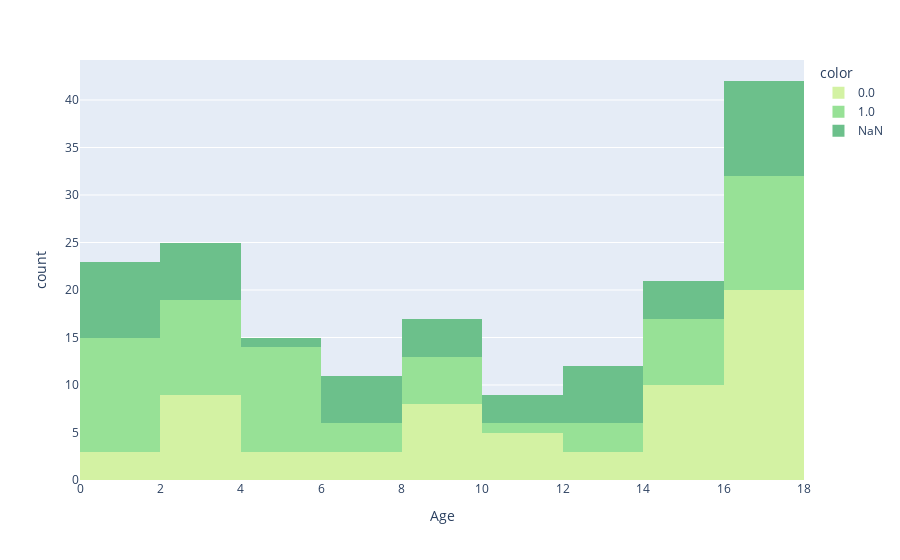

The code cell stored with this chart in its notebook:
### Markdown cell above
Look closer to kids and elder people

### Code cell
kid_index = df_final[df_final['Age'] < 18].index
fig = px.histogram(df_final.loc[kid_index], x="Age",
                   color=df.loc[kid_index]["Survived"], color_discrete_sequence=cm)
fig.show()

### Figure 1 — Plotly figure (JSON) as saved in the notebook; plotly's stock layout.template omitted (floating-point values rounded to 4 significant figures)
{"data": [{"alignmentgroup": "True", "bingroup": "x", "hovertemplate": "color=0.0<br>Age=%{x}<br>count=%{y}<extra></extra>", "legendgroup": "0.0", "marker": {"color": "rgb(211, 242, 163)", "pattern": {"shape": ""}}, "name": "0.0", "offsetgroup": "0.0", "orientation": "v", "showlegend": true, "type": "histogram", "x": [2, 14, 2, 8, 7, 11, 4, 16, 16, 14.5, 17, 2, 16, 9, 1.625, 17, 1, 4, 2.25, 13.44, 9, 2, 14.06, 17.94, 14.19, 16, 7, 16, 2, 16, 15, 3, 1, 14.06, 10, 17, 9, 14.06, 17, 17, 9, 11, 16.94, 16, 9, 2, 14, 14, 17, 11, 16, 16, 8, 16, 13.44, 6, 10, 2, 16, 17, 4, 9, 13.44, 14.88], "xaxis": "x", "yaxis": "y"}, {"alignmentgroup": "True", "bingroup": "x", "hovertemplate": "color=1.0<br>Age=%{x}<br>count=%{y}<extra></extra>", "legendgroup": "1.0", "marker": {"color": "rgb(151, 225, 150)", "pattern": {"shape": ""}}, "name": "1.0", "offsetgroup": "1.0", "orientation": "v", "showlegend": true, "type": "histogram", "x": [14, 4, 15, 14, 3, 5, 2.188, 17, 0.83, 17, 12, 8.312, 16, 9, 1, 1, 4, 3, 16, 16, 5, 8, 3, 0.92, 17, 16, 2, 3, 1, 17, 3, 14, 4, 13, 5, 0.75, 2, 9, 16, 2, 7, 8, 17, 4, 0.75, 15, 4, 2.188, 6, 4, 6, 0.67, 5, 13, 17, 1, 11, 0.42, 1, 15, 0.83, 16, 4, 15], "xaxis": "x", "yaxis": "y"}, {"alignmentgroup": "True", "bingroup": "x", "hovertemplate": "color=NaN<br>Age=%{x}<br>count=%{y}<extra></extra>", "legendgroup": "NaN", "marker": {"color": "rgb(108, 192, 139)", "pattern": {"shape": ""}}, "name": "NaN", "offsetgroup": "NaN", "orientation": "v", "showlegend": true, "type": "histogram", "x": [14, 9, 10, 17, 13, 6, 2, 16, 1, 12, 17, 10, 13, 7, 15, 17, 13.44, 11.5, 8, 6, 0.33, 8, 17, 14, 3.125, 0.92, 1, 17.06, 17, 0.75, 9, 2, 1, 0.83, 17, 12, 3.812, 7, 16, 0.17, 14.5, 5, 6, 13, 17, 3, 2.188], "xaxis": "x", "yaxis": "y"}], "layout": {"barmode": "relative", "legend": {"title": {"text": "color"}, "tracegroupgap": 0}, "margin": {"t": 60}, "xaxis": {"anchor": "y", "domain": [0, 1], "title": {"text": "Age"}}, "yaxis": {"anchor": "x", "domain": [0, 1], "title": {"text": "count"}}}}
